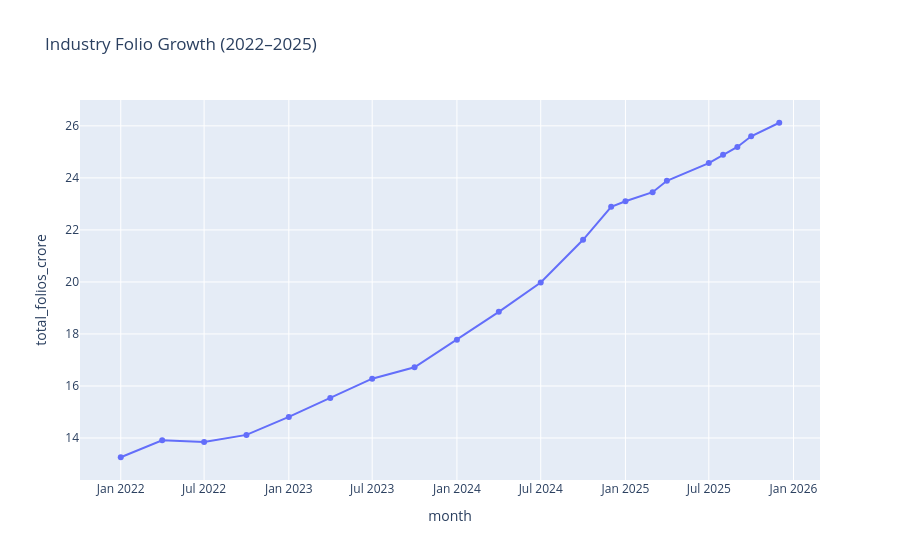

The code cell stored with this chart in its notebook:
### Code cell
# Folio Growth Trend

folio["month"] = pd.to_datetime(folio["month"])

fig = px.line(
    folio,
    x="month",
    y="total_folios_crore",
    markers=True,
    title="Industry Folio Growth (2022–2025)"
)

fig.show()

### Figure 1 — Plotly figure (JSON) as saved in the notebook; plotly's stock layout.template omitted (floating-point values rounded to 4 significant figures)
{"data": [{"hovertemplate": "month=%{x}<br>total_folios_crore=%{y}<extra></extra>", "legendgroup": "", "line": {"color": "#636efa", "dash": "solid"}, "marker": {"symbol": "circle"}, "mode": "lines+markers", "name": "", "orientation": "v", "showlegend": false, "type": "scatter", "x": ["2022-01-01T00:00:00.000000", "2022-04-01T00:00:00.000000", "2022-07-01T00:00:00.000000", "2022-10-01T00:00:00.000000", "2023-01-01T00:00:00.000000", "2023-04-01T00:00:00.000000", "2023-07-01T00:00:00.000000", "2023-10-01T00:00:00.000000", "2024-01-01T00:00:00.000000", "2024-04-01T00:00:00.000000", "2024-07-01T00:00:00.000000", "2024-10-01T00:00:00.000000", "2024-12-01T00:00:00.000000", "2025-01-01T00:00:00.000000", "2025-03-01T00:00:00.000000", "2025-04-01T00:00:00.000000", "2025-07-01T00:00:00.000000", "2025-08-01T00:00:00.000000", "2025-09-01T00:00:00.000000", "2025-10-01T00:00:00.000000", "2025-12-01T00:00:00.000000"], "xaxis": "x", "y": [13.26, 13.91, 13.85, 14.12, 14.81, 15.54, 16.28, 16.72, 17.78, 18.85, 19.98, 21.62, 22.89, 23.1, 23.45, 23.89, 24.57, 24.89, 25.19, 25.6, 26.12], "yaxis": "y"}], "layout": {"legend": {"tracegroupgap": 0}, "title": {"text": "Industry Folio Growth (2022–2025)"}, "xaxis": {"anchor": "y", "domain": [0, 1], "title": {"text": "month"}}, "yaxis": {"anchor": "x", "domain": [0, 1], "title": {"text": "total_folios_crore"}}}}
